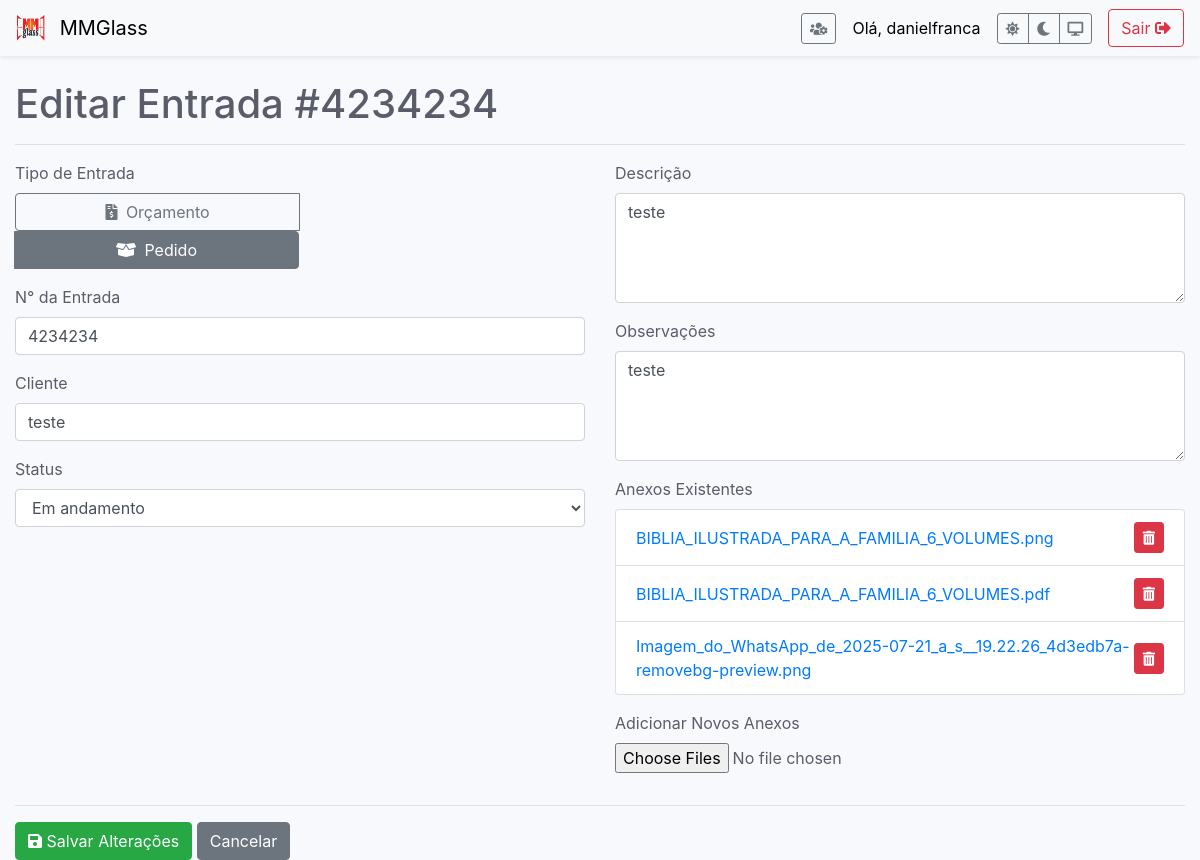
The page /editar/1 (signed in) on the database as committed earlier.
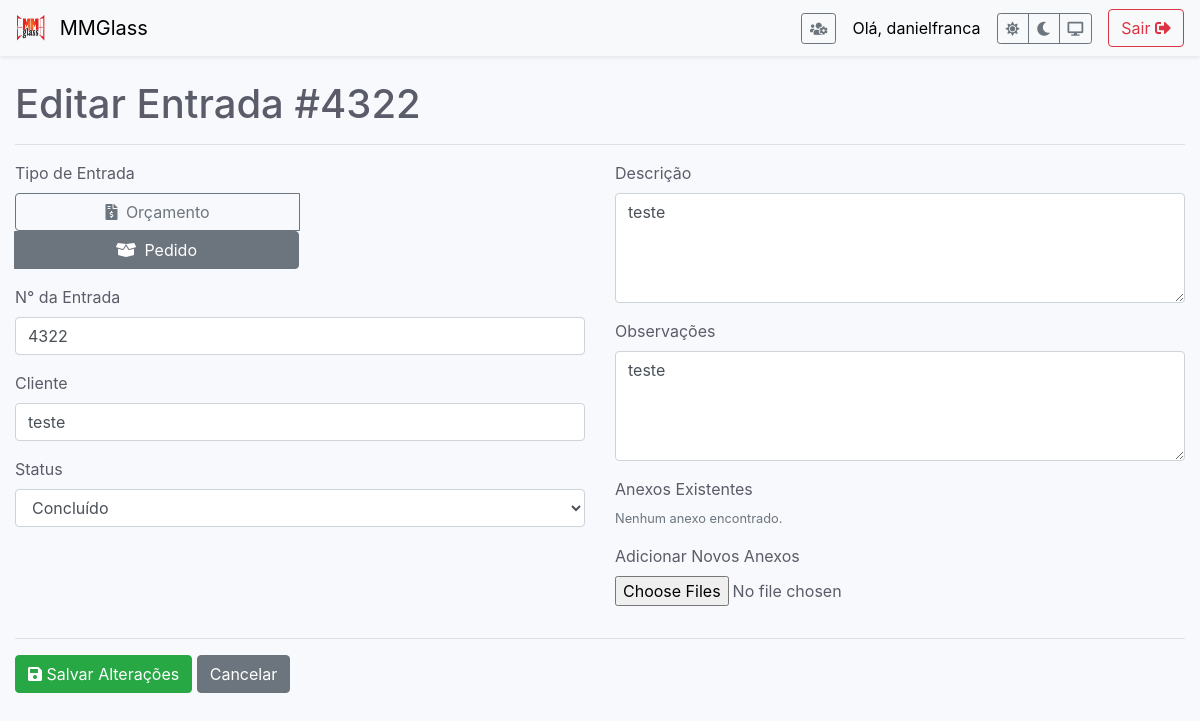
The same page on the database as committed later.
### app.py (models this page shows)
class Entrada(db.Model):
    id = db.Column(db.Integer, primary_key=True)
    tipo = db.Column(db.String(50), nullable=False)
    numero_pedido = db.Column(db.Integer, unique=True, nullable=False)
    data_registro = db.Column(db.DateTime, nullable=False, default=datetime.utcnow)
    cliente = db.Column(db.String(100), nullable=False)
    status = db.Column(db.String(50), nullable=False, default='Não iniciado')
    descricao = db.Column(db.Text, nullable=False)
    observacoes = db.Column(db.Text, nullable=True)
    arquivado = db.Column(db.Boolean, default=False, nullable=False)
    anexos = db.relationship('Anexo', backref='entrada', lazy=True, cascade="all, delete-orphan")

class Anexo(db.Model):
    id = db.Column(db.Integer, primary_key=True)
    filename = db.Column(db.String(200), nullable=False)
    entrada_id = db.Column(db.Integer, db.ForeignKey('entrada.id'), nullable=False)

### app.py (the view, shortened to what this page needs)
@app.route('/editar/<int:id>', methods=['GET', 'POST'])
@login_required
def editar_entrada(id):
    entrada = Entrada.query.get_or_404(id)
    return render_template('editar_entrada.html', entrada=entrada)

### app.py (called while the page is built)
@login_manager.user_loader
def load_user(user_id):
    return User.query.get(int(user_id))

### templates/editar_entrada.html (shortened to what the changed rows need)
{% extends 'base.html' %}
{% block content %}
    <h1>Editar Entrada #{{ entrada.numero_pedido }}</h1>
    <hr>
    <form method="post" enctype="multipart/form-data">
        <div class="row">
            <div class="col-md-6">
                <div class="form-group">
                    <label for="numero_pedido">N° da Entrada</label>
                    <input type="text" name="numero_pedido" id="numero_pedido" class="form-control" value="{{ entrada.numero_pedido }}" required>
                </div>
                <div class="form-group">
                    <label for="cliente">Cliente</label>
                    <input type="text" name="cliente" id="cliente" class="form-control" value="{{ entrada.cliente }}" required>
                </div>
                <div class="form-group">
                    <label for="status">Status</label>
                    <select name="status" id="status" class="form-control">
                        <option value="Em andamento" {% if entrada.status == 'Em andamento' %}selected{% endif %}>Em andamento</option>
                        <option value="Concluído" {% if entrada.status == 'Concluído' %}selected{% endif %}>Concluído</option>
                    </select>
                </div>
            </div>
            <div class="col-md-6">
                <div class="form-group">
                    <label for="descricao">Descrição</label>
                    <textarea name="descricao" id="descricao" class="form-control" required rows="4">{{ entrada.descricao }}</textarea>
                </div>
                <div class="form-group">
                    <label for="observacoes">Observações</label>
                    <textarea name="observacoes" id="observacoes" class="form-control" rows="4">{{ entrada.observacoes or '' }}</textarea>
                </div>
                <div class="form-group">
                    <label>Anexos Existentes</label>
                    {% if entrada.anexos %}
                        <ul class="list-group mb-3">
                        {% for anexo in entrada.anexos %}
                            <li class="list-group-item d-flex justify-content-between align-items-center">
                                <a href="{{ url_for('uploaded_file', filename=anexo.filename) }}" target="_blank">{{ anexo.filename }}</a>
                                <form action="{{ url_for('excluir_anexo', anexo_id=anexo.id) }}" method="POST" onsubmit="return confirm('Tem a certeza que deseja excluir este anexo?');">
                                    <button type="submit" class="btn btn-danger btn-sm"><i class="fas fa-trash-alt"></i></button>
                                </form>
                            </li>
                        {% endfor %}
                        </ul>
                    {% else %}
                        <p class="text-muted small">Nenhum anexo encontrado.</p>
                    {% endif %}
                </div>
            </div>
        </div>
        <hr>
        <button type="submit" class="btn btn-success"><i class="fas fa-save"></i> Salvar Alterações</button>
        <a href="{{ url_for('index') }}" class="btn btn-secondary">Cancelar</a>
    </form>
{% endblock %}

Rows that differ between the two databases and show on the page:
no longer on this page (row edited): Anexo: filename "BIBLIA_ILUSTRADA_PARA_A_FAMILIA_6_VOLUMES.png"
no longer on this page (row edited): Anexo: filename "BIBLIA_ILUSTRADA_PARA_A_FAMILIA_6_VOLUMES.pdf"
no longer on this page (row edited): Anexo: filename "Imagem_do_WhatsApp_de_2025-07-21_a_s__19.22.26_4d3edb7a-removebg-preview.png"
changed Entrada "teste": numero_pedido "4234234" → "4322"; status "Em andamento" → "Concluído"
Other text that changed with them:
text now shown: "Nenhum anexo encontrado."
